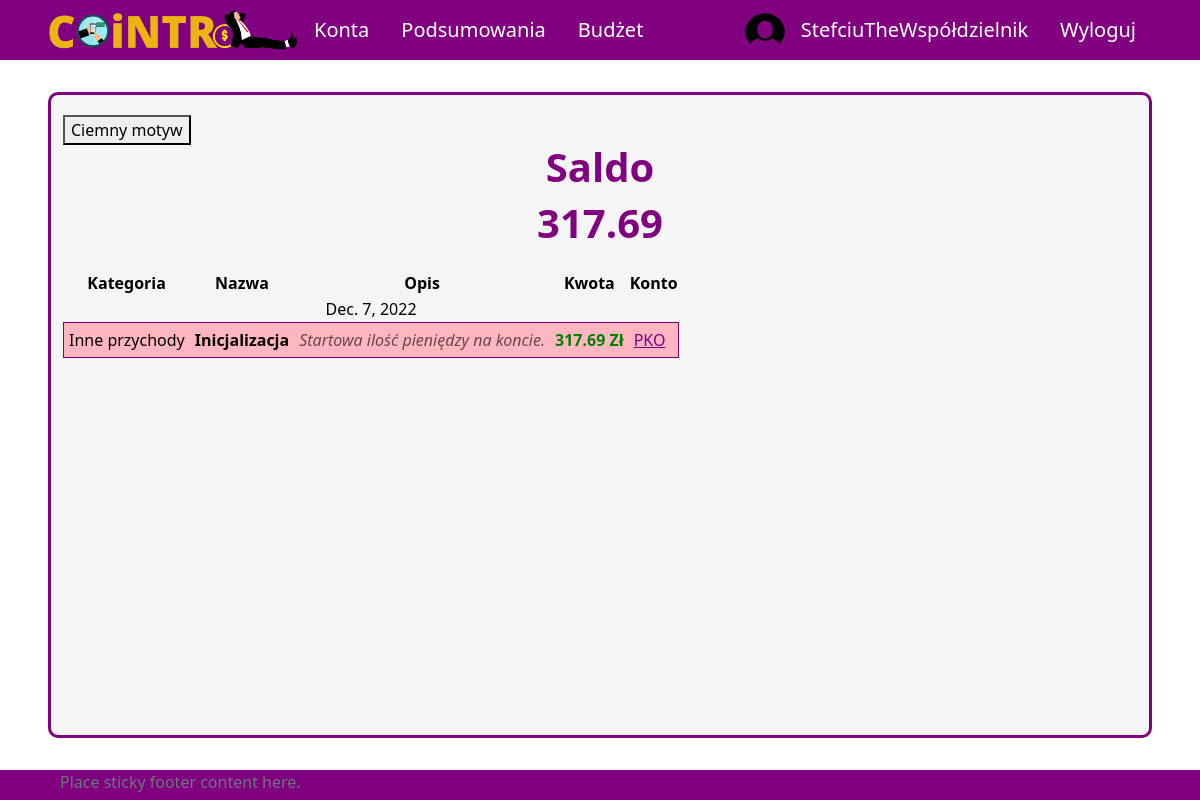
Before: / (signed in) with the older database file.
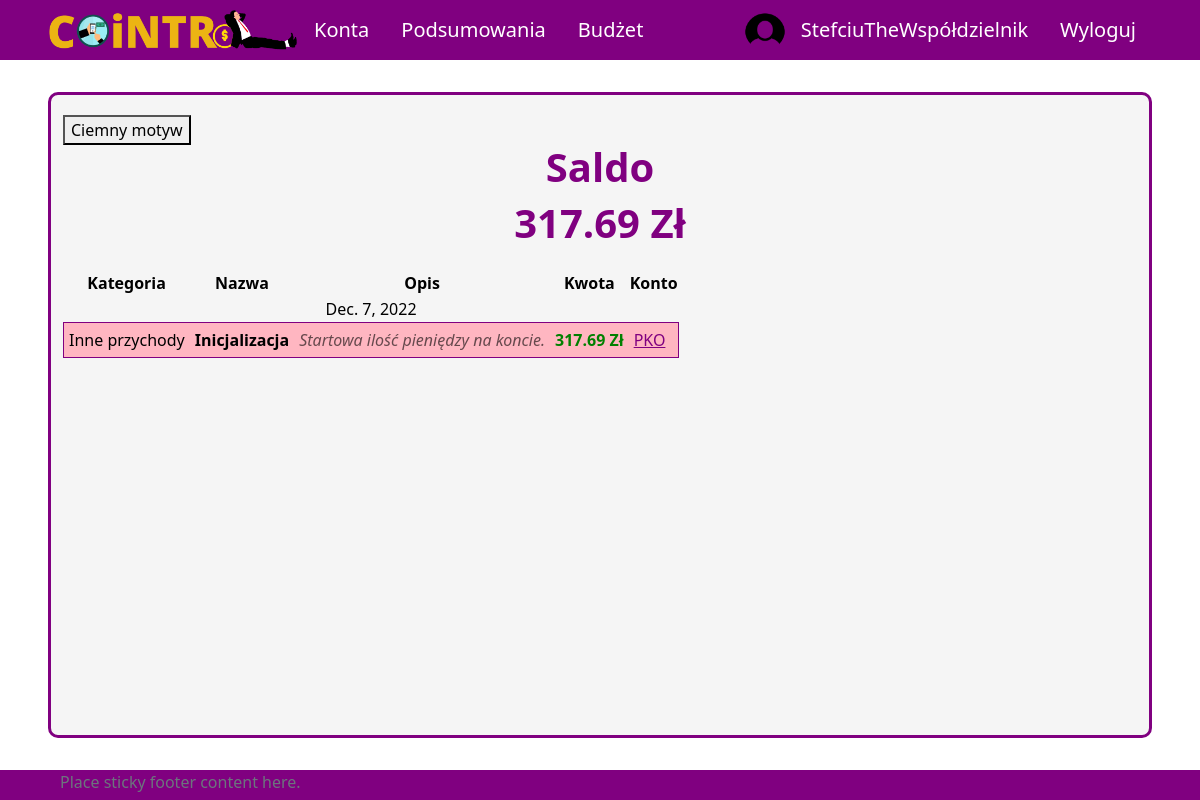
After: the same page with the newer database file.
### UsersApp/models.py (models this page shows, shortened)
class Profile(models.Model):
    user = models.OneToOneField(User, on_delete=models.CASCADE, null=True, blank=True)
    name = models.CharField(max_length=200, blank=True, null=True)
    email = models.EmailField(max_length=400, null=True, blank=True)
    username = models.CharField(max_length=200, blank=True, null=True)
    currency = models.ForeignKey('Currency', on_delete=models.SET_NULL, null=True)
    image = models.ImageField(null=True, blank=True)
    created = models.DateTimeField(auto_now_add=True)
    id = models.UUIDField(default=uuid.uuid4, unique=True,
                            primary_key=True, editable=False)

class Currency(models.Model):
    name = models.CharField(max_length=100)
    access_name = models.CharField(max_length=20) #access_name nazwa aby zdobyć kurs walut
    sign = models.CharField(max_length=5) #znak waluty
    id = models.UUIDField(default=uuid.uuid4, unique=True,
                            primary_key=True, editable=False)

### aplication/views.py (the view)
# urls.py: 2. Add a URL to urlpatterns:  path('', views.home, name='home')
def home(request):
    if request.user.is_authenticated:
        balance = 0
        user_accounts = User_Account.objects.filter(id_user = request.user.profile.id)
        accounts = []
        for ua in user_accounts:
            if ua.id_account.owner == request.user.profile and ua.id_account.is_shared == False:
                accounts.append(ua.id_account)
        all_transactions = Transaction.objects.filter(id_user=request.user.profile).order_by('-transaction_date')
        dates = []
        transactions = []
        for t in all_transactions:
            if t.id_account.is_shared == False:
                transactions.append(t)
                if t.transaction_date not in dates:
                    dates.append(t.transaction_date)
        for acc in accounts:
            balance += acc.calculate_balance()
        context = {
            'profile': request.user.profile,
            'dates': dates,
            "transactions": transactions,
            'profile_balance': balance
        }
        return render(request, 'application/home/home-login.html', context)
    else:
        return render(request, 'application/home/home-logout.html')

### UsersApp/models.py (called while the page is built)
    def __str__(self):
        return self.name

### aplication/models.py (called while the page is built)
    def calculate_balance(self):
        balance = 0
        transactions = Transaction.objects.filter(id_account=self)
        for transaction in transactions:
            balance += transaction.converted_amount
        return balance

### templates/application/home/home-login.html (shortened to what this page needs)
{% extends 'application/base.html' %}
{% block content %}
    <div class="title">
        <h1>Saldo</h1>
        <h1>{{ profile_balance }} {{ profile.currency.sign }}</h1>
    </div>
    <div class="content">
        <table>
            <tr id="table-header">
                <th>Kategoria</th>
                <th>Nazwa</th>
                <th>Opis</th>
                <th>Kwota</th>
                <th>Konto</th>
            </tr>
            {% for date in dates %}
                <tr class="date">
                    <td class="center" colspan="5">{{ date }}</td>
                </tr>
                {% for tr in transactions %}
                    {% if tr.transaction_date == date %}
                        <tr class="transaction">
                            <td id="transaction-category">{{ tr.id_category }}</td>
                            <td id="transaction-name">{{ tr.name }}</td>
                            {% if tr.description %}
                            <td id="transaction-description">{{ tr.description }}</td>
                            {% else %}
                            <td id="transaction-description"></td>
                            {% endif %}
                            {% if tr.converted_amount >= 0 %}
                                <td id="transaction-amount" class="income">{{ tr.converted_amount }} {{ tr.currency.sign }}</td>
                            {% else %}
                                <td id="transaction-amount" class="expense">{{ tr.converted_amount }} {{ tr.currency.sign }}</td>
                            {% endif %}
                            <td id="transaction-account">
                                <a id="tr-acc-link" class="link" href="{% url 'account' pk=tr.id_account.id %}">{{ tr.id_account.name }}</a>
                            </td>
                        </tr>
                    {% endif %}
                {% endfor %}
            {% endfor %}
        </table>
    </div>
{% endblock  %}

Changed rows visible on the page:
now on this page (row edited): Profile: currency.sign "Zł"
